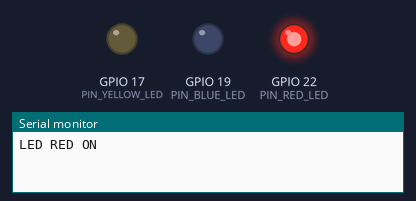
A program run on a simulated ESP32. On the bench: output pins drawn as LEDs (lit = HIGH), the last lines printed to the serial monitor.

Above: at 0.2 s.
At 1.2 s:
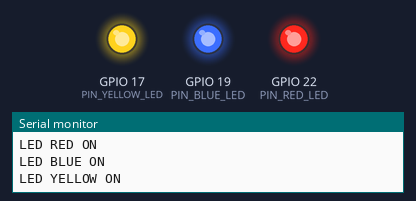
At 1.7 s:
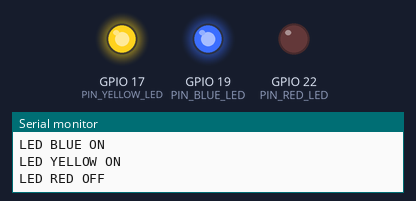
At 2.2 s:
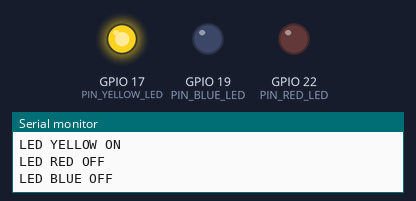
At 3.7 s:
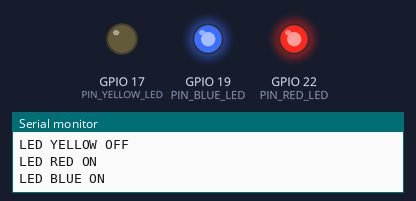
At 5.7 s:
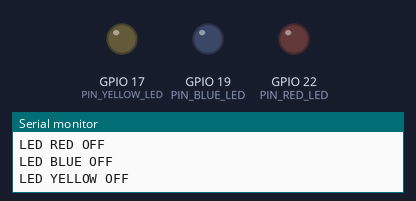
Timing chart, 0 to 6.9 s (numbered marks = the images above):
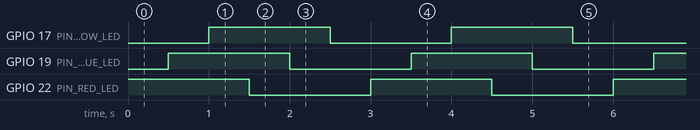

The program:

main.cpp
```cpp
#include <Arduino.h>

int PIN_RED_LED = 22;
int PIN_BLUE_LED = 19;
int PIN_YELLOW_LED = 17;

void setup() {
  Serial.begin(115200);
  pinMode(PIN_RED_LED, OUTPUT);
  pinMode(PIN_BLUE_LED, OUTPUT);
  pinMode(PIN_YELLOW_LED, OUTPUT);
}

void loop() {

  digitalWrite(PIN_RED_LED, HIGH);
  Serial.println("LED RED ON");
  delay(500);

  digitalWrite(PIN_BLUE_LED, HIGH);
  Serial.println("LED BLUE ON");
  delay(500);

  digitalWrite(PIN_YELLOW_LED, HIGH);
  Serial.println("LED YELLOW ON");
  delay(500);

  digitalWrite(PIN_RED_LED, LOW);
  Serial.println("LED RED OFF");
  delay(500);

  digitalWrite(PIN_BLUE_LED, LOW);
  Serial.println("LED BLUE OFF");
  delay(500);

  digitalWrite(PIN_YELLOW_LED, LOW);
  Serial.println("LED YELLOW OFF");
  delay(500);

}
```

Measured:
- by itself, GPIO 17 (PIN_YELLOW_LED), GPIO 19 (PIN_BLUE_LED), GPIO 22 (PIN_RED_LED): alternates HIGH for 1.5 s and LOW for 1.5 s
- by itself, everything shown: repeats every 3.0 s, in 6 steps
